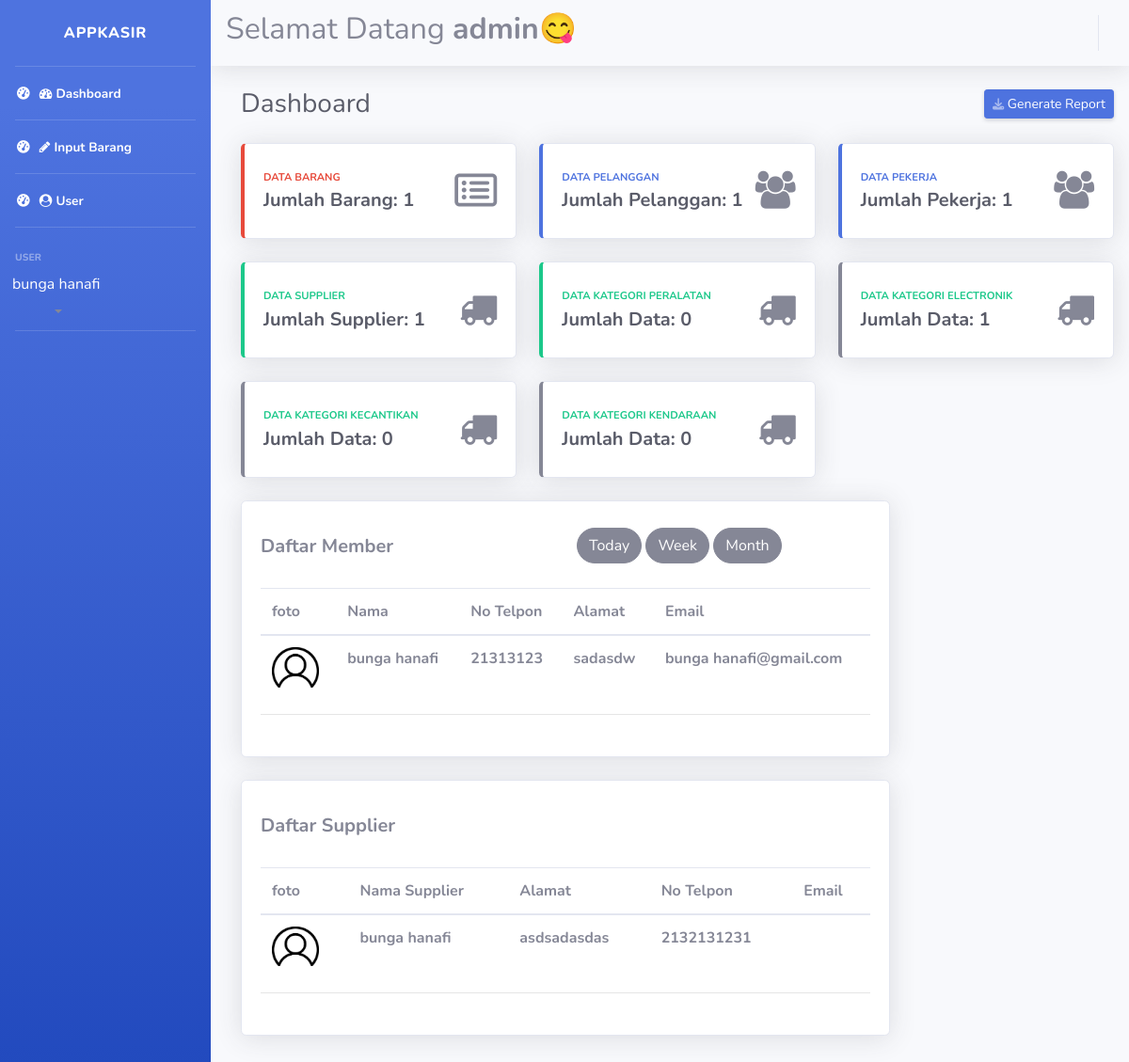
The app's page /admin/index.php (signed in) with its own data.
### tables this page shows
CREATE TABLE `tb_pelanggan` (
  `id_plnggn` int(11) NOT NULL,
  `nama_plnggan` varchar(100) NOT NULL,
  `no_tlp` varchar(13) NOT NULL,
  `alamat` varchar(100) NOT NULL,
  `email` varchar(100) NOT NULL
);

CREATE TABLE `tb_supplier` (
  `id_supp` int(11) NOT NULL,
  `nama_supp` varchar(100) NOT NULL,
  `alamat` varchar(255) NOT NULL,
  `no_tlp` varchar(13) NOT NULL
);

### admin/modul/home.php (the view, shortened to what this page needs)
<div class="container-fluid  m-2">
                    <div class="d-sm-flex align-items-center justify-content-between mb-4">
                        <h1 class="h3 mb-0 text-gray-800">Dashboard</h1>
                        <a href="#" class="d-none d-sm-inline-block btn btn-sm btn-primary shadow-sm"> Generate Report</a>
                    </div>
                    <div class="row">
                        <div class="col-xl-4 col-md-6 mb-4">
                            <?php
                                $sql = mysqli_query($con, "SELECT * FROM tb_barang");
                                $row=mysqli_num_rows($sql);
                            ?>
                            <div class="card border-left-danger shadow h-100 py-2">
                                <div class="card-body">
                                    <div class="row no-gutters align-items-center">
                                        <div class="col mr-2">
                                            <div class="text-xs font-weight-bold text-danger text-uppercase mb-1">
                                                Data Barang</div>
                                            <div class="h5 mb-0 font-weight-bold text-gray-800">Jumlah  Barang: <?php echo $row;?></div>
                                        </div>
                                        <div class="col-auto">
                                        <i class="fa fa-list-alt" aria-hidden="true" style="font-size:40px;"></i>
                                        </div>
                                    </div>
                                </div>
                            </div>
                        </div>
                        <div class="col-xl-4 col-md-6 mb-4">
                            <?php
                                $sql = mysqli_query($con, "SELECT * FROM tb_pelanggan");
                                $row=mysqli_num_rows($sql);
                            ?>
                            <div class="card border-left-primary shadow h-100 py-2">
                                <div class="card-body">
                                    <div class="row no-gutters align-items-center">
                                        <div class="col mr-2">
                                            <div class="text-xs font-weight-bold text-primary text-uppercase mb-1">
                                                Data Pelanggan</div>
                                            <div class="h5 mb-0 font-weight-bold text-gray-800">Jumlah Pelanggan: <?php echo $row;?></div>
                                        </div>
                                        <div class="col-auto">
                                        <i class="fa fa-users" aria-hidden="true" style="font-size:40px;"></i>
                                        </div>
                                    </div>
                                </div>
                            </div>
                        </div>
                        <div class="col-xl-4 col-md-6 mb-4">
                            <?php
                                $sql = mysqli_query($con, "SELECT * FROM tb_admin");
                                $row=mysqli_num_rows($sql);
                            ?>
                            <div class="card border-left-primary shadow h-100 py-2">
                                <div class="card-body">
                                    <div class="row no-gutters align-items-center">
                                        <div class="col mr-2">
                                            <div class="text-xs font-weight-bold text-primary text-uppercase mb-1">
                                                Data Pekerja</div>
                                            <div class="h5 mb-0 font-weight-bold text-gray-800">Jumlah Pekerja: <?php echo $row;?></div>
                                        </div>
                                        <div class="col-auto">
                                        <i class="fa fa-users" aria-hidden="true" style="font-size:40px;"></i>
                                        </div>
                                    </div>
                                </div>
                            </div>
                        </div>
                        <div class="col-xl-4 col-md-6 mb-4">
                            <?php
                                $sql = mysqli_query($con, "SELECT * FROM tb_supplier");
                                $row=mysqli_num_rows($sql);
                            ?>
                            <div class="card border-left-success shadow h-100 py-2">
                                <div class="card-body" style="">
                                    <div class="row no-gutters align-items-center">
                                        <div class="col mr-2">
                                            <div class="text-xs font-weight-bold text-success text-uppercase mb-1">
                                                Data Supplier</div>
                                            <div class="h5 mb-0 font-weight-bold text-gray-800 ">Jumlah Supplier: <?php echo $row;?></div>
                                        </div>
                                        <div class="col-auto">
                                        <i class="fa fa-truck" aria-hidden="true" style="font-size:40px;"></i>
                                        </div>
                                    </div>
                                </div>
                            </div>
                        </div>
                        <div class="col-xl-4 col-md-6 mb-4">
                            <?php
                                $sql = mysqli_query($con, "SELECT * FROM tb_barang WHERE jenis_brng='peralatan'");
                                $row = mysqli_num_rows($sql);
                            ?>
                            <div class="card border-left-success shadow h-100 py-2">
                                <div class="card-body" style="">
                                    <div class="row no-gutters align-items-center">
                                        <div class="col mr-2">
                                            <div class="text-xs font-weight-bold text-success text-uppercase mb-1">
                                                Data Kategori Peralatan</div>
                                            <div class="h5 mb-0 font-weight-bold text-gray-800 ">Jumlah Data: <?php echo $row;?></div>
                                        </div>
                                        <div class="col-auto">
                                        <i class="fa fa-truck" aria-hidden="true" style="font-size:40px;"></i>
                                        </div>
                                    </div>
                                </div>
                            </div>
                        </div>
                        <div class="col-xl-4 col-md-6 mb-4">
                            <?php
                                $sql = mysqli_query($con, "SELECT * FROM tb_barang WHERE jenis_brng='elektronik'");
                                $row = mysqli_num_rows($sql);
                            ?>
                            <div class="card border-left-secondary shadow h-100 py-2">
                                <div class="card-body" style="">
                                    <div class="row no-gutters align-items-center">
                                        <div class="col mr-2">
                                            <div class="text-xs font-weight-bold text-success text-uppercase mb-1">
                                                Data Kategori Electronik</div>
                                            <div class="h5 mb-0 font-weight-bold text-gray-800 ">Jumlah Data: <?php echo $row;?></div>
                                        </div>
                                        <div class="col-auto">
                                        <i class="fa fa-truck" aria-hidden="true" style="font-size:40px;"></i>
                                        </div>
                                    </div>
                                </div>
                            </div>
                        </div>
                        <div class="col-xl-4 col-md-6 mb-4">
                            <?php
                                $sql = mysqli_query($con, "SELECT * FROM tb_barang WHERE jenis_brng='kecantikan'");
                                $row = mysqli_num_rows($sql);
                            ?>
                            <div class="card border-left-secondary shadow h-100 py-2">
                                <div class="card-body" style="">
                                    <div class="row no-gutters align-items-center">
                                        <div class="col mr-2">
                                            <div class="text-xs font-weight-bold text-success text-uppercase mb-1">
                                                Data Kategori kecantikan</div>
                                            <div class="h5 mb-0 font-weight-bold text-gray-800 ">Jumlah Data: <?php echo $row;?></div>
                                        </div>
                                        <div class="col-auto">
                                        <i class="fa fa-truck" aria-hidden="true" style="font-size:40px;"></i>
                                        </div>
                                    </div>
                                </div>
                            </div>
                        </div>
                        <div class="col-xl-4 col-md-6 mb-4">
                            <?php
                                $sql = mysqli_query($con, "SELECT * FROM tb_barang WHERE jenis_brng='kendaraan'");
                                $row = mysqli_num_rows($sql);
                            ?>
                            <div class="card border-left-secondary shadow h-100 py-2">
                                <div class="card-body" style="">
                                    <div class="row no-gutters align-items-center">
                                        <div class="col mr-2">
                                            <div class="text-xs font-weight-bold text-success text-uppercase mb-1">
                                                Data Kategori Kendaraan</div>
                                            <div class="h5 mb-0 font-weight-bold text-gray-800 ">Jumlah Data: <?php echo $row;?></div>
                                        </div>
                                        <div class="col-auto">
                                        <i class="fa fa-truck" aria-hidden="true" style="font-size:40px;"></i>
                                        </div>
                                    </div>
                                </div>
                            </div>
                        </div>
                        <br>
                        <div class="col-xl-9 col-md-6 mb-4">
                            <div class="card shadow h-100 py-2">
                                <div class="card-body" style="">
                                    <div class="row mb-4">
                                        <div class="col-md-6">
                                            <h5 class="text-secondary mt-2"><b>Daftar Member</b></h5>
                                        </div>
                                        <div class="col-md-6">
                                            <button class="btn btn-secondary rounded-pill" type="submit">Today</button>
                                            <button class="btn btn-secondary rounded-pill" type="submit">Week</button>
                                            <button class="btn btn-secondary rounded-pill" type="submit">Month</button>
                                        </div>
                                    </div>
                                    <table class="table">
                                    <thead>
                                        <tr>
                                        <th scope="col">foto</th>
                                        <th scope="col">Nama</th>
                                        <th scope="col">No Telpon</th>
                                        <th scope="col">Alamat</th>
                                        <th scope="col">Email</th>
                                        </tr>
                                    </thead>
                                    <?php
                                        $sql= mysqli_query($con,"SELECT * FROM tb_pelanggan");
                                        while ($row = mysqli_fetch_array($sql)) {
                                            ?>
                                            <tr>
                                            <th scope="row"><img src="image/user.png" alt="" width=50px></th>
                                            <th scope="row"><?=$row['nama_plnggan']?></th>
                                            <th scope="row"><?=$row['no_tlp']?></th>
                                            <th scope="row"><?=$row['alamat']?></th>
                                            <th scope="row"><?=$row['email']?></th>
                                            </tr>
                                    <?php
                                        }
                                    ?>
                                    </table>
                                    <hr>
                                </div>
                            </div>
                        </div>
                        <div class="col-xl-9 col-md-6 mb-4">
                            <div class="card shadow h-100 py-2">
                                <div class="card-body" style="">
                                    <div class="row mb-4">
                                        <div class="col-md-6">
                                            <h5 class="text-secondary mt-2"><b>Daftar Supplier</b></h5>
                                        </div>
                                    </div>
                                    <table class="table">
                                    <thead>
                                        <tr>
                                        <th scope="col">foto</th>
                                        <th scope="col">Nama Supplier</th>
                                        <th scope="col">Alamat</th>
                                        <th scope="col">No Telpon</th>
                                        <th scope="col">Email</th>
                                        </tr>
                                    </thead>
                                    <?php
                                        $sql= mysqli_query($con,"SELECT * FROM tb_supplier");
                                        while ($row = mysqli_fetch_array($sql)) {
                                            ?>
                                            <tr>
                                            <th scope="row"><img src="image/user.png" alt="" width=50px></th>
                                            <th scope="row"><?=$row['nama_supp']?></th>
                                            <th scope="row"><?=$row['alamat']?></th>
                                            <th scope="row"><?=$row['no_tlp']?></th>
                                            <th scope="row"><?=$row['email']?></th>
                                            </tr>
                                    <?php
                                        }
                                    ?>
                                    </table>
                                    <hr>
                                </div>
                            </div>
                        </div>
                    </div>
                </div>

### records on screen
tb_pelanggan: nama_plnggan "bunga hanafi", no_tlp "21313123", alamat "sadasdw", email "bunga hanafi@gmail.com"
tb_supplier: nama_supp "bunga hanafi", alamat "asdsadasdas", no_tlp "2132131231"

### other values on screen
$nama "bunga hanafi"
$jabatan "admin"
$row "1"
$row "0"
